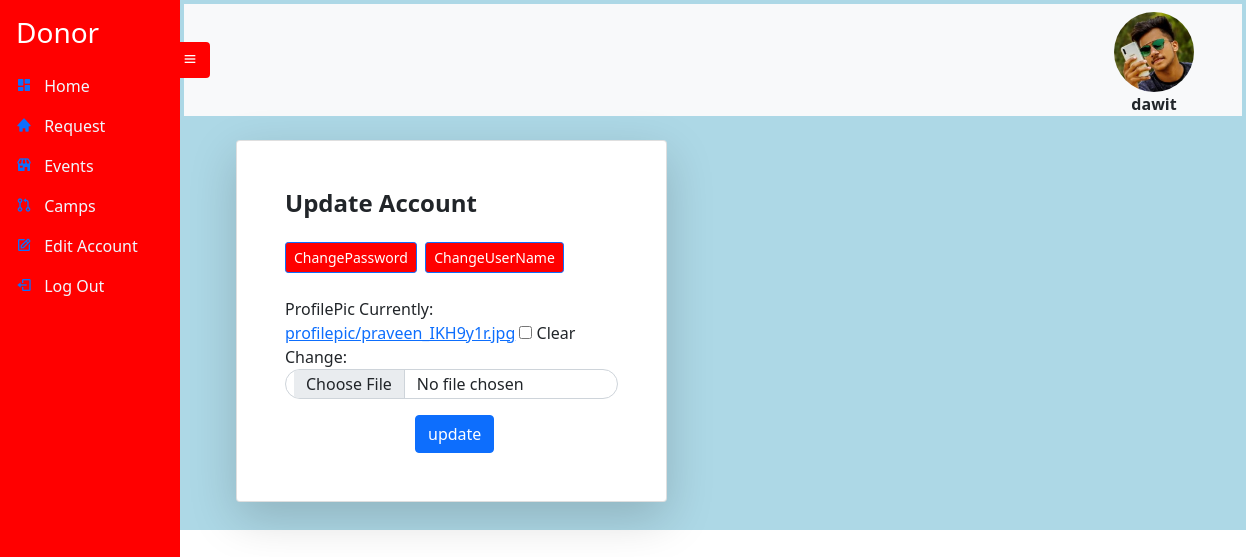
The page /donoreditprofilepicture (signed in) on the database its author committed.
### Donor/models.py (models this page shows, shortened)
class Donor(models.Model):
    Donor_id =  models.UUIDField(default=uuid.uuid4, unique=True,
                          primary_key=True, editable=False)
    Account_id = models.OneToOneField(Account , on_delete=models.CASCADE ,null=True , blank=True)
    Donorname = models.CharField(max_length=20 , null=True , blank=True)
    DateOfBirth = models.DateTimeField(max_length=6, null=True , blank=True)
    Bloodgroup= models.CharField(max_length=10, null=True , blank=True , choices=blood_group)
    Address_id = models.OneToOneField(Address, on_delete=models.CASCADE , null=True , blank=True)
    Gender = models.CharField(max_length=10, null=True , blank=True)
    Age = models.IntegerField()
    Nationality = models.CharField(max_length=10, null=True , blank=True)
    Height = models.FloatField(max_length=10, null=True , blank=True)
    Weight = models.FloatField(max_length=10, null=True , blank=True)
    BMS = models.FloatField(max_length=10 , null=True , blank=True)
    BloodPressure = models.CharField(max_length=10 ,  null=True , blank=True)
    ProfilePic= models.FileField(null=True, blank=True, upload_to='profilepic/', default="profilepic/defaultprofile.jpeg")

### UserAccount/models.py (models this page shows, shortened)
class Account(AbstractUser):
    Role = models.CharField(max_length=25, null=True , blank=True)

### Donor/views.py (the view, shortened to what this page needs)
# urls.py: path('donoreditprofilepicture' , views.EditProfile ,name= 'donoreditprofilepicture'),
def EditProfile(request):
    state = request.user
    useraccount = Account.objects.get(id=state.id)
    donor= Donor.objects.get(Account_id = useraccount.id)
    form= DonorAccountEditForm (instance=donor)
    context = {'form': form , 'donor':donor , 'sender':'profile'}
    return render(request, 'donor/editprofile.html', context)

### Donor/forms.py
class DonorAccountEditForm(ModelForm):
    class Meta:
        model = Donor
        fields = ['ProfilePic']

### templates/donor/editprofile.html
{% extends 'donor/donor.html' %}
{% block content %}
{% include 'donor/editaccount.html' %}
{% endblock %}

### templates/donor/donor.html (shortened to what this page needs)
{% extends 'sidebarbase.html' %}
{% block content1 %}
<div
      class="side-navbar active-nav d-flex justify-content-between flex-wrap flex-column"
      id="sidebar"
    >
      <ul class="nav flex-column text-white w-100">
        <a href="{% url 'donordashbord' 'notall' %}" class="nav-link h3 text-white my-2">
          Donor
        </a>
        <li class="nav-link">
          <i class="bx bxs-dashboard"></i>
          <span class="mx-2" ><a class="inner-anchor"  href="{% url 'donordashbord' 'notall' %}"> Home</a></span>
        </li>
        <li class="nav-link">
          <i class="bx bxs-home"></i>
          <span class="mx-2" ><a class="inner-anchor" href="{% url 'donationrequest' 'notall' %}"> Request</a></span>
        </li>
        <li class="nav-link">
          <i class="bx bxs-store"></i>
          <span class="mx-2" ><a class="inner-anchor" href="{% url 'getevent' 'notall' %}"> Events </a></span>
        </li>
        <li class="nav-link">
          <i class="bx bx-git-pull-request"></i>
          <span class="mx-2" ><a class="inner-anchor" href="#"> Camps</a></span>
        </li>
        <li class="nav-link">
          <i class="bx bx-edit"></i>
          <span class="mx-2" ><a class="inner-anchor" href="{% url 'donoreditpassword'  %}"> Edit Account</a></span>
        </li>
        <li class="nav-link">
          <i class="bx bx-log-out"></i>
          <span class="mx-2" ><a class="inner-anchor" href="{% url 'logout' %}" > Log Out </a></span>
        </li>
      </ul>
    </div>
    <div class="p-1 my-container active-cont" style="background-color:lightblue">
      <nav class="navbar top-navbar navbar-light bg-light px-5">
        <a class="btn border-0" id="menu-btn"><i class="bx bx-menu"></i></a>
        <figure id="image">
          <img src="/static/images/{{ donor.ProfilePic }}" style="height: 80px;
          width: 80px;
          border-radius: 50%; " >
          <figcaption style="text-align: center;"><b>{{user.username}}</b></figcaption>
        </figure>
              </nav>
      {% block content %}
      {% endblock %}
{% endblock %}

### templates/donor/editaccount.html (shortened to what this page needs)
{% load widget_tweaks %}
<br>
<section class="h-100">
    <form  method="POST" enctype="multipart/form-data">
<div class="container h-100">
        <div class="col-xxl-4 col-xl-5 col-lg-5 col-md-7 col-sm-9">
<div class="card shadow-lg">
    <div class="card-body p-5">
        <h1 class="fs-4 card-title fw-bold mb-4">Update Account </h1>
        {% if sender == 'username' %}
        <a href="{% url 'donoreditpassword'  %}"><button type="button" class="btn btn-primary btn-sm" style= "background-color: red;">ChangePassword</button></a>&nbsp;
        <a href="{% url 'donoreditprofilepicture'  %}"><button type="button" class="btn btn-primary btn-sm" style= "background-color: red;">ChangeProfilePic</button></a>
        {% else %}
        <a href="{% url 'donoreditpassword'  %}"><button type="button" class="btn btn-primary btn-sm" style= "background-color: red;">ChangePassword</button></a>&nbsp;
        <a href="{% url 'donoreditusername'  %}"><button type="button" class="btn btn-primary btn-sm" style= "background-color: red;">ChangeUserName</button></a>
        {% endif %}
        <br><br>
        <form  method="POST" enctype="multipart/form-data">
            {% for field in form %}
            <div class="mb-3">
                <label for="formInput#text">{{field.label}}</label>
                {% render_field field  id="formInput#text"  class="form-control"  %}
            </div>
            {% endfor %}
            <div style="align-self:auto; margin-left: 130px;">
                <button type="submit" class="btn btn-primary ms-auto">
                    update
                </button>
            </div>
        </form>
    </div>
</div>
</div>
</div>
</section>
<br>

### static/styles/sidebar.css (style rules this page uses)
* { margin: 0; padding: 0; box-sizing: border-box; }
body { min-height: 100vh; background-color: #fff; }
.side-navbar { width: 180px; height: 100%; position: fixed; margin-left: -300px; background-color: red; transition: 0.5s; }
.my-container { transition: 0.4s; }
.active-nav { margin-left: 0; }
.active-cont { margin-left: 180px; }
#menu-btn { background-color: red ; color: #fff; margin-left: -62px; }
#image { max-width: 300px; height: 80px; border-radius: 50%; top: 10px; right: 0px; }
.my-container input { border-radius: 2rem; padding: 2px 20px; }
.inner-anchor { color: aliceblue; text-decoration: black; }
.container { margin-left: 40px; }

### rows shown on the page
Donor: ProfilePic (picture)
Account: username "dawit"

### other values the page prints
{{ field.label }} "ProfilePic"
